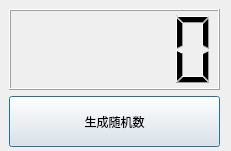
<?xml version="1.0" encoding="UTF-8"?>
<ui version="4.0">
 <class>Dialog</class>
 <widget class="QDialog" name="Dialog">
  <property name="geometry">
   <rect>
    <x>0</x>
    <y>0</y>
    <width>231</width>
    <height>151</height>
   </rect>
  </property>
  <property name="windowTitle">
   <string>Dialog</string>
  </property>
  <widget class="QLCDNumber" name="lcdNumber">
   <property name="geometry">
    <rect>
     <x>9</x>
     <y>9</y>
     <width>211</width>
     <height>81</height>
    </rect>
   </property>
  </widget>
  <widget class="QPushButton" name="pushButton">
   <property name="geometry">
    <rect>
     <x>9</x>
     <y>96</y>
     <width>211</width>
     <height>51</height>
    </rect>
   </property>
   <property name="text">
    <string>生成随机数</string>
   </property>
  </widget>
 </widget>
 <resources/>
 <connections/>
</ui>
